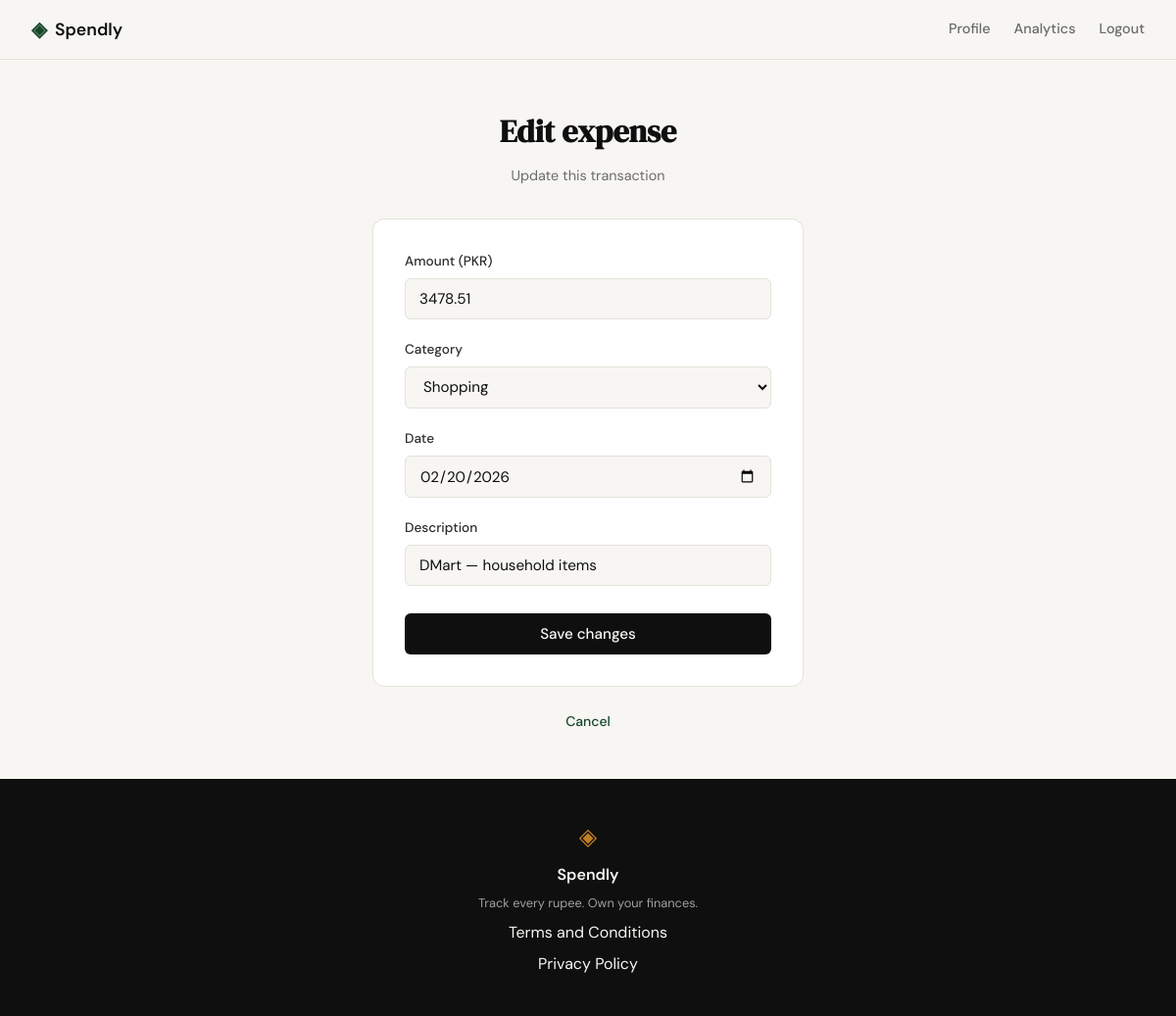
/expenses/12/edit (signed in), run on the app's committed database.
### tables this page shows
CREATE TABLE expenses (
            id INTEGER PRIMARY KEY AUTOINCREMENT,
            user_id INTEGER NOT NULL REFERENCES users(id),
            amount REAL NOT NULL,
            category TEXT NOT NULL,
            date TEXT NOT NULL,
            description TEXT,
            created_at TEXT DEFAULT (datetime('now'))
        );

### app.py (the view, shortened to what this page needs)
@app.route("/expenses/<int:id>/edit", methods=["GET", "POST"])
def edit_expense(id):
    if not session.get("user_id"):
        return redirect(url_for("login"))
    expense = queries.get_expense(id, session["user_id"])
    if expense is None:
        abort(404)
    if request.method == "GET":
        form = {
            "amount":      "{:.2f}".format(expense["amount"]),
            "category":    expense["category"],
            "date":        expense["date"],
            "description": expense["description"] or "",
        }
        return render_template(
            "edit_expense.html",
            expense=expense, form=form, categories=ALLOWED_CATEGORIES,
        )

### database/db.py (called while the page is built)
def get_db():
    conn = sqlite3.connect(DB_PATH)
    conn.row_factory = sqlite3.Row
    conn.execute("PRAGMA foreign_keys = ON")
    return conn

### database/queries.py (called while the page is built)
def get_expense(expense_id, user_id):
    conn = get_db()
    try:
        row = conn.execute(
            "SELECT id, user_id, amount, category, date, description "
            "FROM expenses WHERE id = ? AND user_id = ?",
            (expense_id, user_id),
        ).fetchone()
    finally:
        conn.close()
    if row is None:
        return None
    return {
        "id": row["id"],
        "user_id": row["user_id"],
        "amount": float(row["amount"]),
        "category": row["category"],
        "date": row["date"],
        "description": row["description"],
    }

### templates/edit_expense.html (shortened to what this page needs)
{% extends "base.html" %}
{% block content %}
<section class="auth-section">
    <div class="auth-container">
        <div class="auth-header">
            <h1 class="auth-title">Edit expense</h1>
            <p class="auth-subtitle">Update this transaction</p>
        </div>
        <div class="auth-card">
            <form method="POST" action="{{ url_for('edit_expense', id=expense.id) }}">
                <div class="form-group">
                    <label for="amount">Amount (PKR)</label>
                    <input type="number" id="amount" name="amount"
                           class="form-input" step="0.01" min="0.01"
                           value="{{ form.amount }}" required autofocus>
                </div>
                <div class="form-group">
                    <label for="category">Category</label>
                    <select id="category" name="category" class="form-input" required>
                        {% for c in categories %}
                        <option value="{{ c }}" {% if form.category == c %}selected{% endif %}>{{ c }}</option>
                        {% endfor %}
                    </select>
                </div>
                <div class="form-group">
                    <label for="date">Date</label>
                    <input type="date" id="date" name="date"
                           class="form-input" value="{{ form.date }}" required>
                </div>
                <div class="form-group">
                    <label for="description">Description</label>
                    <input type="text" id="description" name="description"
                           class="form-input" maxlength="200"
                           value="{{ form.description }}">
                </div>
                <button type="submit" class="btn-submit">Save changes</button>
            </form>
        </div>
        <p class="auth-switch">
            <a href="{{ url_for('profile') }}">Cancel</a>
        </p>
    </div>
</section>
{% endblock %}

### static/css/style.css (style rules this page uses)
:root { --ink: #0f0f0f; --ink-soft: #2d2d2d; --ink-muted: #6b6b6b; --ink-faint: #a0a0a0; --paper: #f7f6f3; --paper-warm: #f0ede6; --paper-card: #ffffff; --accent: #1a472a; --accent-light: #e8f0eb; --accent-2: #c17f24; --accent-2-light: #fdf3e3; --danger: #c0392b; --danger-light: #fdecea; --border: #e4e1da; --border-soft: #eeebe4; --font-display: 'DM Serif Display', Georgia, serif; --font-body: 'DM Sans', system-ui, sans-serif; --max-width: 1200px; --auth-width: 440px; --radius-sm: 6px; --radius-md: 12px; --radius-lg: 20px; }
*, *::before, *::after { box-sizing: border-box; margin: 0; padding: 0; }
html { font-size: 16px; scroll-behavior: smooth; }
body { background: var(--paper); color: var(--ink); font-family: var(--font-body); font-size: 1rem; line-height: 1.6; -webkit-font-smoothing: antialiased; }
a { color: inherit; text-decoration: none; }
.auth-section { min-height: calc(100vh - 60px - 100px); display: flex; align-items: center; justify-content: center; padding: 3rem 2rem; }
.auth-container { width: 100%; max-width: var(--auth-width); }
.auth-header { text-align: center; margin-bottom: 2rem; }
.auth-title { font-family: var(--font-display); font-size: 2rem; color: var(--ink); margin-bottom: 0.5rem; }
.auth-subtitle { font-size: 0.9rem; color: var(--ink-muted); }
.auth-card { background: var(--paper-card); border: 1px solid var(--border); border-radius: var(--radius-md); padding: 2rem; margin-bottom: 1.5rem; }
.form-group { margin-bottom: 1.25rem; }
.form-group label { display: block; font-size: 0.85rem; font-weight: 500; color: var(--ink-soft); margin-bottom: 0.4rem; }
.form-input { width: 100%; padding: 0.6rem 0.875rem; border: 1px solid var(--border); border-radius: var(--radius-sm); font-family: var(--font-body); font-size: 0.95rem; color: var(--ink); background: var(--paper); outline: none; transition: border-color 0.2s; }
.form-input::placeholder { color: var(--ink-faint); }
.btn-submit { width: 100%; padding: 0.7rem; background: var(--ink); color: var(--paper); border: none; border-radius: var(--radius-sm); font-family: var(--font-body); font-size: 0.95rem; font-weight: 500; cursor: pointer; transition: background 0.2s; margin-top: 0.5rem; }
.auth-switch { text-align: center; font-size: 0.875rem; color: var(--ink-muted); }
.auth-switch a { color: var(--accent); font-weight: 500; }

### data on the page
expenses: amount "3478.51", category "Shopping", date "02/20/2026", description "DMart — household items"
